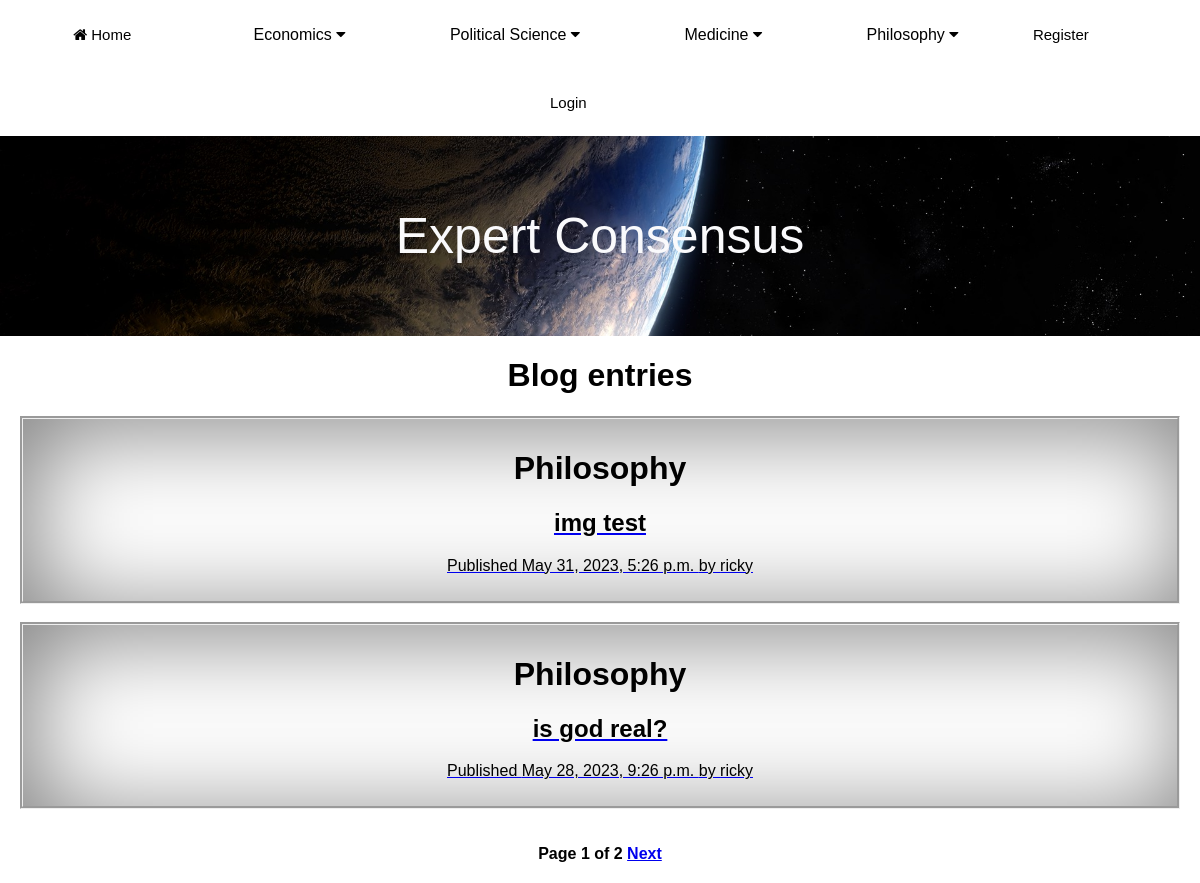
Before: /MainApp/philosophy/ with the older database file.
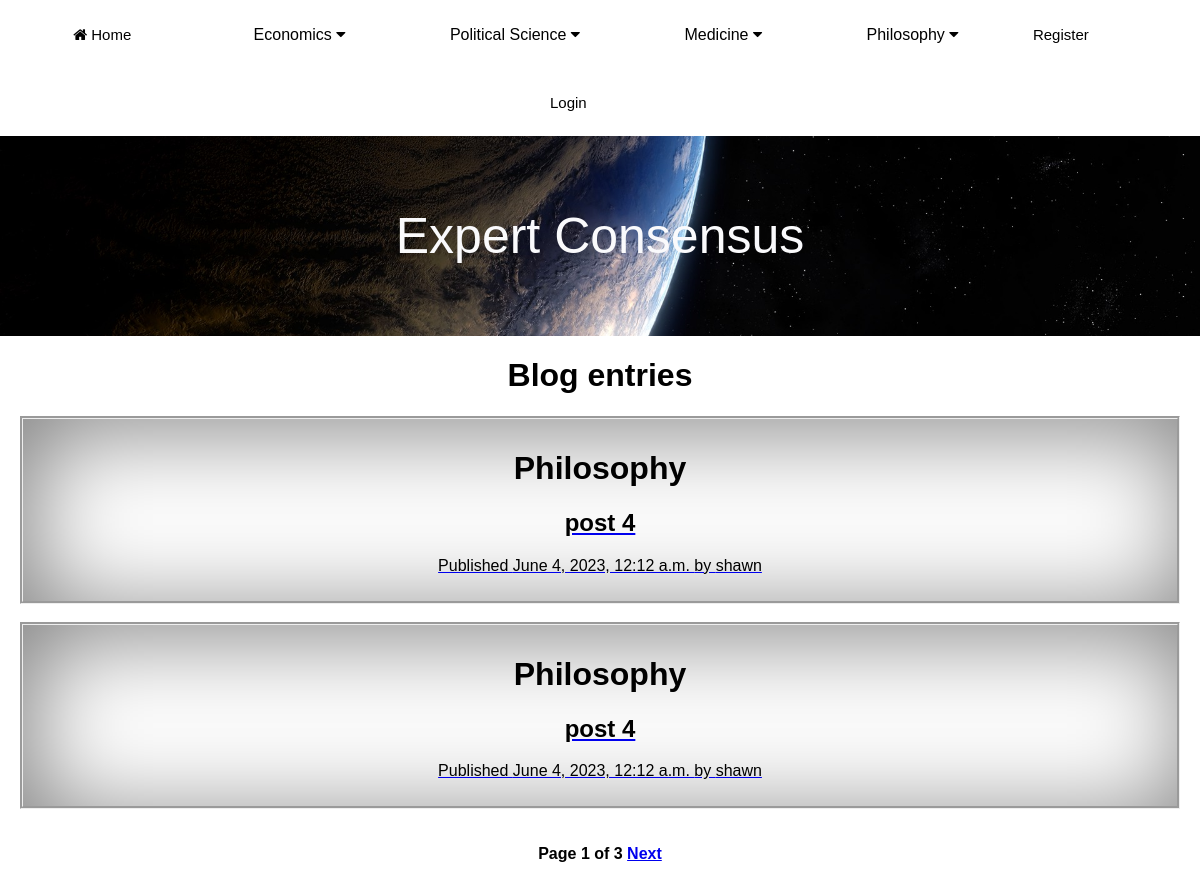
After: the same page with the newer database file.
### MainApp/models.py (models this page shows, shortened)
class Post(models.Model):
    class Status(models.TextChoices):
        DRAFT = 'DF', 'Draft'
        PUBLISHED = 'PB', 'Published'
    title = models.CharField(max_length=255)
    header_image = models.ImageField(null=True, blank=True, upload_to="images/profile/")
    author = models.ForeignKey(User, on_delete=models.CASCADE, related_name='blog_posts')
    slug = models.SlugField(max_length=255, unique_for_date='publish')
    body = RichTextField(blank=True, null=True)
    publish = models.DateTimeField(default=timezone.now)
    created = models.DateTimeField(auto_now_add=True)
    updated = models.DateTimeField(auto_now=True)
    status = models.CharField(max_length=2, choices=Status.choices, default=Status.DRAFT)
    category = models.ForeignKey(Category, on_delete=models.CASCADE, related_name="posts")
    objects = models.Manager()
    published = PublishedManager()
    class Meta:
        ordering = ['-publish']
        indexes = [models.Index(fields=['-publish']),]

class Category(models.Model):
    category = models.CharField(max_length=255)
    class Meta:
        verbose_name_plural = "Categories"
    def __str__(self):
        return self.category

### MainApp/views.py (the view)
# urls.py: 2. Add a URL to urlpatterns:  path('', views.home, name='home')
def home(request):
    requested_url = request.path
    print("URL is......",requested_url)
    home = Post.published.all()
    paginator = Paginator(home,2)
    page_number = request.GET.get('page', 1)
    try:
        posts = paginator.page(page_number)
    except PageNotAnInteger:
        posts = paginator.page(1)
    except EmptyPage:
        posts = paginator.page(paginator.num_pages)
    if requested_url == "/MainApp/philosophy/":
        return render(request, 'MainApp/post/philosophy_blog.html', {'posts': posts})
    elif requested_url == "/MainApp/economics/":
        return render(request, 'MainApp/post/economics.html', {'posts': posts})
    else:
        return render(request, 'MainApp/post/list.html', {'posts': posts})

### MainApp/models.py (called while the page is built)
    def get_queryset(self):
        return super().get_queryset().filter(status=Post.Status.PUBLISHED)

### MainApp/templates/MainApp/post/philosophy_blog.html (shortened to what this page needs)
{% extends "MainApp/base.html" %}
{% block content %}
    <h1>Blog entries</h1>
        {% for post in posts %}
            {% if post.category.category == "Philosophy" %}
            <div id="post_list">
            <h1>{{ post.category }}</h1>
                <a href="{% url 'MainApp:post_detail' post.pk %}">
                <h2 id="post_title">
                        {{ post.title }}
                </h2>
                <div id="post_info">
                <p class="date">
                    Published {{ post.publish }} by {{ post.author }}
                </p>
                </div>
                </a>
                </div>
            {% endif %}
        {% endfor %}
{% include "pagination.html" with page=posts %}
{% endblock %}

Changed rows visible on the page:
no longer on this page (row unchanged): Post: category "Philosophy", title "img test", publish "May 31, 2023, 5:26 p.m.", author "ricky"
no longer on this page (row unchanged): Post: category "Philosophy", title "is god real?", publish "May 28, 2023, 9:26 p.m.", author "ricky"
added Post: category "Philosophy", title "post 4", publish "June 4, 2023, 12:12 a.m.", author "shawn"
added Post: category "Philosophy", title "post 4", publish "June 4, 2023, 12:12 a.m.", author "shawn"
Other visible differences:
{{ page.paginator.num_pages }}: "2" → "3"
